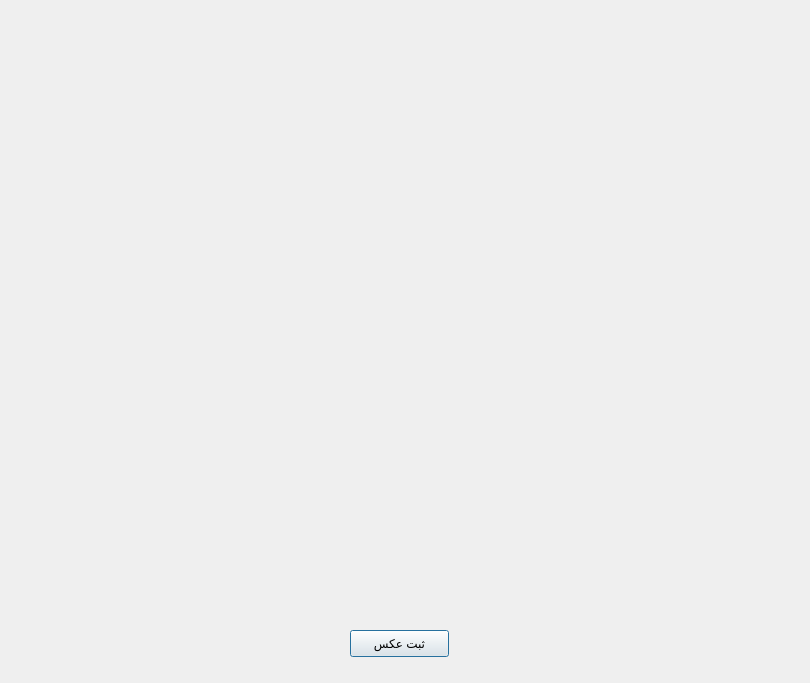
<?xml version="1.0" encoding="UTF-8"?>
<ui version="4.0">
 <class>CameraView</class>
 <widget class="QDialog" name="CameraView">
  <property name="geometry">
   <rect>
    <x>0</x>
    <y>0</y>
    <width>810</width>
    <height>683</height>
   </rect>
  </property>
  <property name="windowTitle">
   <string>Dialog</string>
  </property>
  <widget class="QPushButton" name="pushButton">
   <property name="geometry">
    <rect>
     <x>350</x>
     <y>630</y>
     <width>99</width>
     <height>27</height>
    </rect>
   </property>
   <property name="text">
    <string>ثبت عکس</string>
   </property>
  </widget>
  <widget class="QLabel" name="label">
   <property name="geometry">
    <rect>
     <x>46</x>
     <y>26</y>
     <width>711</width>
     <height>591</height>
    </rect>
   </property>
   <property name="text">
    <string/>
   </property>
  </widget>
 </widget>
 <resources/>
 <connections/>
</ui>
